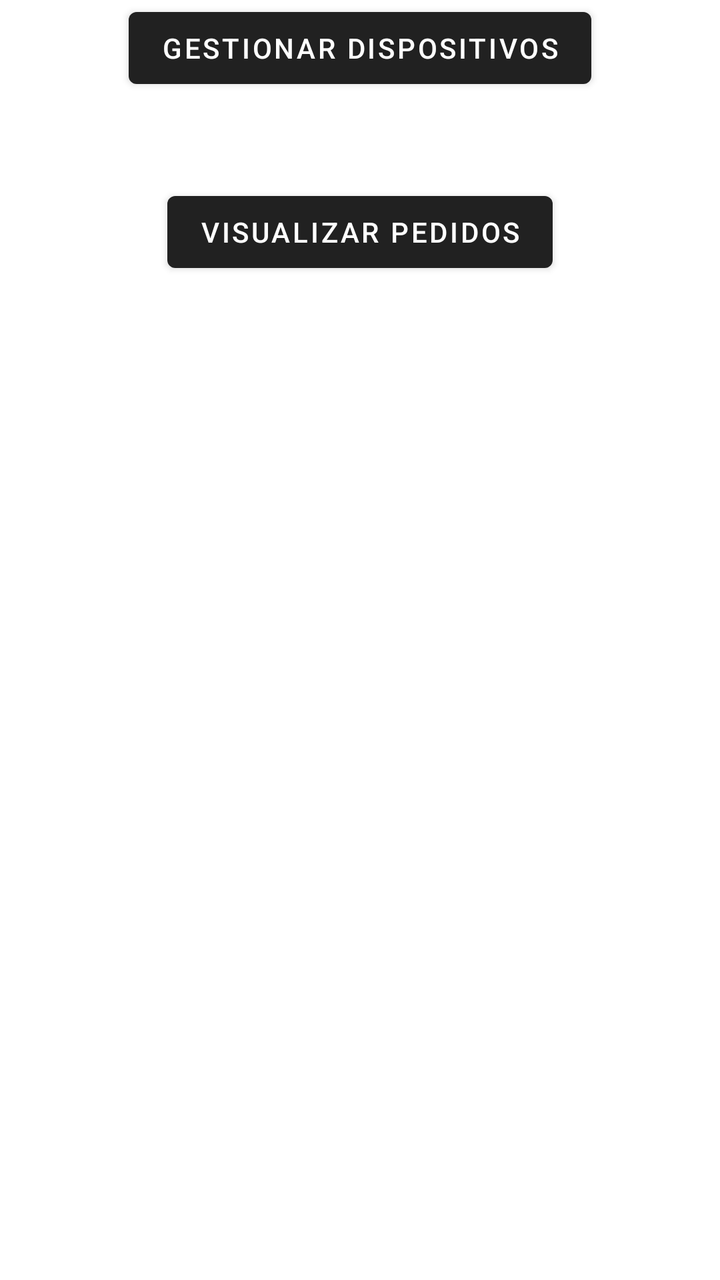
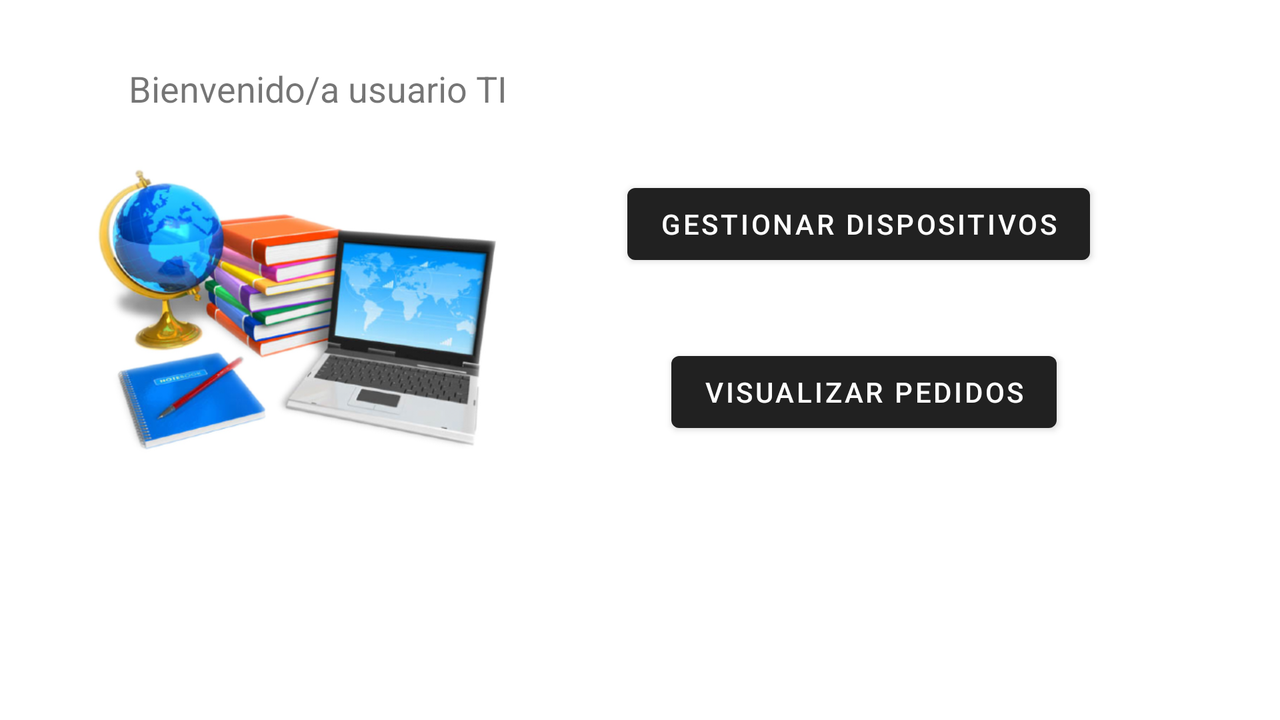

Two renders of one Android screen. The first uses the default layout on a phone; the second uses the alternative layout the repository ships for a different screen configuration, on a matching device. The two XML files are below.
<!-- AndroidManifest.xml: application theme AppTheme -->
<!-- res/layout/activity_pantalla_inicial_usuario_t_i.xml -->
<?xml version="1.0" encoding="utf-8"?>
<androidx.constraintlayout.widget.ConstraintLayout xmlns:android="http://schemas.android.com/apk/res/android"
    xmlns:app="http://schemas.android.com/apk/res-auto"
    xmlns:tools="http://schemas.android.com/tools"
    android:layout_width="match_parent"
    android:layout_height="match_parent"
    tools:context=".activities.UsuarioTIActivity">

    <Button
        android:id="@+id/button6"
        android:layout_width="wrap_content"
        android:layout_height="wrap_content"
        android:text="Gestionar Dispositivos"
        app:layout_constraintEnd_toEndOf="parent"
        app:layout_constraintStart_toStartOf="parent"
        tools:layout_editor_absoluteY="358dp" />

    <Button
        android:id="@+id/button7"
        android:layout_width="wrap_content"
        android:layout_height="wrap_content"
        android:layout_marginTop="44dp"
        android:text="Visualizar Pedidos"
        app:layout_constraintEnd_toEndOf="@+id/button6"
        app:layout_constraintStart_toStartOf="@+id/button6"
        app:layout_constraintTop_toBottomOf="@+id/button6" />
</androidx.constraintlayout.widget.ConstraintLayout>
<!-- resources referenced by this layout -->
<resources>
  <style name="AppTheme" parent="Theme.MaterialComponents.DayNight.DarkActionBar">
          
      </style>
</resources>
<!-- res/layout-land/activity_pantalla_inicial_usuario_t_i.xml (the repository's variant of the layout above) -->
<!-- drawn on the phone turned sideways -->
<?xml version="1.0" encoding="utf-8"?>
<androidx.constraintlayout.widget.ConstraintLayout xmlns:android="http://schemas.android.com/apk/res/android"
    xmlns:app="http://schemas.android.com/apk/res-auto"
    xmlns:tools="http://schemas.android.com/tools"
    android:layout_width="match_parent"
    android:layout_height="match_parent"
    tools:context=".activities.UsuarioTIActivity">

    <Button
        android:id="@+id/btnGestionarDispositivos"
        android:layout_width="wrap_content"
        android:layout_height="wrap_content"
        android:layout_marginStart="60dp"
        android:layout_marginTop="56dp"
        android:onClick="GestionarDispositivos"
        android:text="@string/gestionarDispositivos"
        app:layout_constraintStart_toEndOf="@+id/textoBienvenidaTI"
        app:layout_constraintTop_toTopOf="@+id/textoBienvenidaTI" />

    <Button
        android:id="@+id/btnVisualizarPedidos"
        android:layout_width="wrap_content"
        android:layout_height="wrap_content"
        android:layout_marginTop="36dp"
        android:onClick="VisualizarPedidos"
        android:text="@string/visualizarPedidos"
        app:layout_constraintEnd_toEndOf="@+id/btnGestionarDispositivos"
        app:layout_constraintHorizontal_bias="0.567"
        app:layout_constraintStart_toStartOf="@+id/btnGestionarDispositivos"
        app:layout_constraintTop_toBottomOf="@+id/btnGestionarDispositivos" />

    <TextView
        android:id="@+id/textoBienvenidaTI"
        android:layout_width="wrap_content"
        android:layout_height="wrap_content"
        android:layout_marginTop="32dp"
        android:text="@string/bienvenidaTI"
        android:textSize="18sp"
        app:layout_constraintEnd_toEndOf="parent"
        app:layout_constraintHorizontal_bias="0.143"
        app:layout_constraintStart_toStartOf="parent"
        app:layout_constraintTop_toTopOf="parent" />

    <ImageView
        android:id="@+id/imageView3"
        android:layout_width="231dp"
        android:layout_height="170dp"
        android:layout_marginTop="16dp"
        app:layout_constraintEnd_toEndOf="@+id/textoBienvenidaTI"
        app:layout_constraintHorizontal_bias="0.642"
        app:layout_constraintStart_toStartOf="@+id/textoBienvenidaTI"
        app:layout_constraintTop_toBottomOf="@+id/textoBienvenidaTI"
        app:srcCompat="@drawable/dispositivos" />
</androidx.constraintlayout.widget.ConstraintLayout>
<!-- resources referenced by the variant -->
<!-- as the phone turned sideways resolves them -->
<resources>
  <!-- drawable dispositivos: png bitmap (drawable-xxhdpi, 212634 bytes) -->
  <string name="bienvenidaTI">Bienvenido/a usuario TI</string>
  <string name="gestionarDispositivos">Gestionar Dispositivos</string>
  <string name="visualizarPedidos">Visualizar Pedidos</string>
  <style name="AppTheme" parent="Theme.MaterialComponents.DayNight.DarkActionBar">
          
      </style>
</resources>
